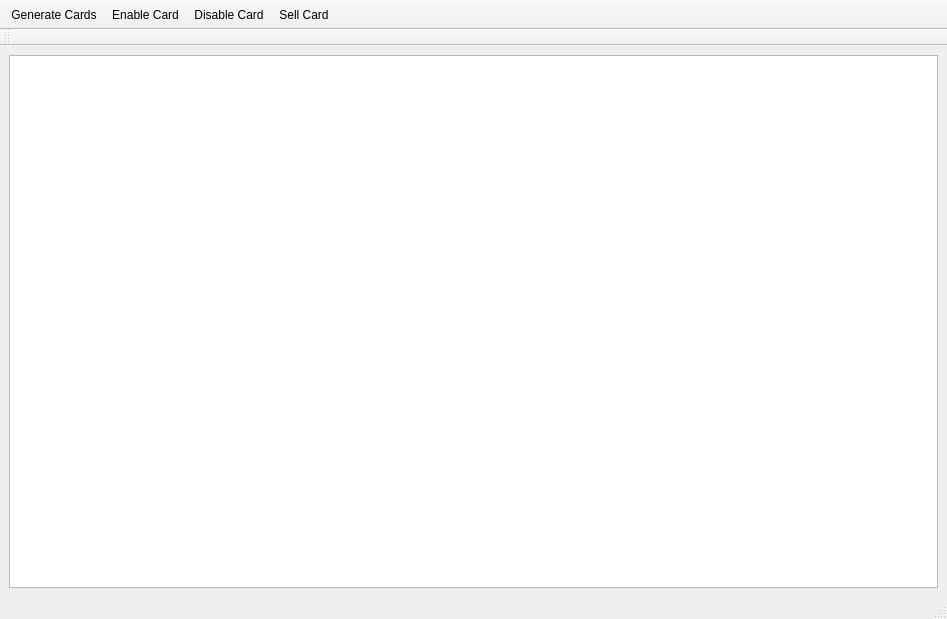
<ui version="4.0" >
 <class>MainWindow</class>
 <widget class="QMainWindow" name="MainWindow" >
  <property name="geometry" >
   <rect>
    <x>0</x>
    <y>0</y>
    <width>947</width>
    <height>619</height>
   </rect>
  </property>
  <property name="windowTitle" >
   <string>Система карт оплаты</string>
  </property>
  <property name="iconSize" >
   <size>
    <width>24</width>
    <height>24</height>
   </size>
  </property>
  <property name="dockNestingEnabled" >
   <bool>true</bool>
  </property>
  <widget class="QWidget" name="centralwidget" >
   <layout class="QGridLayout" name="gridLayout" >
    <item row="0" column="0" >
     <widget class="QTableWidget" name="tableWidget" />
    </item>
   </layout>
  </widget>
  <widget class="QStatusBar" name="statusbar" />
  <widget class="QToolBar" name="toolBar" >
   <property name="windowTitle" >
    <string>Общее</string>
   </property>
   <property name="movable" >
    <bool>false</bool>
   </property>
   <property name="iconSize" >
    <size>
     <width>18</width>
     <height>18</height>
    </size>
   </property>
   <property name="toolButtonStyle" >
    <enum>Qt::ToolButtonTextBesideIcon</enum>
   </property>
   <property name="floatable" >
    <bool>false</bool>
   </property>
   <attribute name="toolBarArea" >
    <enum>TopToolBarArea</enum>
   </attribute>
   <attribute name="toolBarBreak" >
    <bool>false</bool>
   </attribute>
   <addaction name="actionGenerate_Cards" />
   <addaction name="actionEnable_Card" />
   <addaction name="actionDisable_Card" />
   <addaction name="actionSell_Card" />
  </widget>
  <widget class="QToolBar" name="toolBar_filter" >
   <property name="windowTitle" >
    <string>Filter</string>
   </property>
   <property name="movable" >
    <bool>true</bool>
   </property>
   <property name="allowedAreas" >
    <set>Qt::TopToolBarArea</set>
   </property>
   <property name="toolButtonStyle" >
    <enum>Qt::ToolButtonTextBesideIcon</enum>
   </property>
   <property name="floatable" >
    <bool>true</bool>
   </property>
   <attribute name="toolBarArea" >
    <enum>TopToolBarArea</enum>
   </attribute>
   <attribute name="toolBarBreak" >
    <bool>true</bool>
   </attribute>
  </widget>
  <action name="actionGenerate_Cards" >
   <property name="icon" >
    <iconset>
     <normaloff>../images/add.png</normaloff>../images/add.png</iconset>
   </property>
   <property name="text" >
    <string>Generate Cards</string>
   </property>
  </action>
  <action name="actionEnable_Card" >
   <property name="icon" >
    <iconset>
     <normaloff>E:/tango-icon-theme-0.8.1/22x22/actions/go-first.png</normaloff>E:/tango-icon-theme-0.8.1/22x22/actions/go-first.png</iconset>
   </property>
   <property name="text" >
    <string>Enable Card</string>
   </property>
  </action>
  <action name="actionDisable_Card" >
   <property name="icon" >
    <iconset>
     <normaloff>E:/tango-icon-theme-0.8.1/22x22/actions/go-last.png</normaloff>E:/tango-icon-theme-0.8.1/22x22/actions/go-last.png</iconset>
   </property>
   <property name="text" >
    <string>Disable Card</string>
   </property>
  </action>
  <action name="actionSell_Card" >
   <property name="icon" >
    <iconset>
     <normaloff>E:/tango-icon-theme-0.8.1/22x22/actions/edit-clear.png</normaloff>E:/tango-icon-theme-0.8.1/22x22/actions/edit-clear.png</iconset>
   </property>
   <property name="text" >
    <string>Sell Card</string>
   </property>
  </action>
 </widget>
 <resources/>
 <connections/>
</ui>
